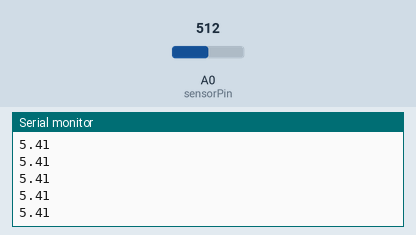
This sketch was run on a simulated Arduino Uno, built with avr-gcc and run on an emulated ATmega328P. Shown: the last lines printed to the serial monitor. Inputs (shaded band) come from the test bench; at power-on: A0 (sensorPin) = 512.

Above: at 1.2 s.
1.3 s: A0 (sensorPin) set to 716
At 1.33 s:
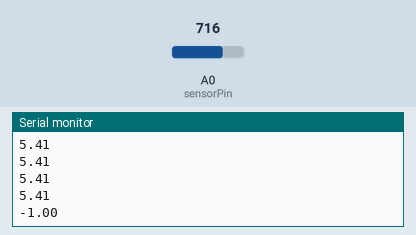
2.8 s: A0 (sensorPin) set to 511
At 2.85 s:
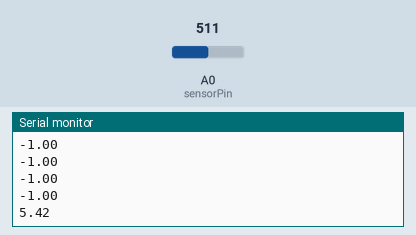
Timing chart, 0 to 5.8 s (numbered marks = the images above; inputs shaded):
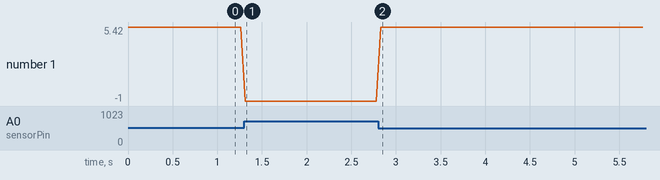

Measured:
- after the input at 1.3 s, the serial monitor: prints a new line at once (image 1)
- after the input at 2.8 s, the serial monitor: prints a new line at once (image 2)
- plotted number 1: 5.41 → -1 after the input at 1.3 s, -1 → 5.42 after the input at 2.8 s

The sketch:

distance.ino
```cpp
const int sensorPin = A0;  // Pin connected to the sensor's output (Vo)
float distanceCm;

void setup() {
  Serial.begin(115200);  // Increased baud rate
}

void loop() {
  int adcValue = analogRead(sensorPin);
  float voltage = adcValue * (5.0 / 1023.0);
  distanceCm = 13.0 / (voltage - 0.1);

  if (distanceCm >= 4.0 && distanceCm <= 30.0) {
    Serial.println(distanceCm, 2);  // Only the number, 2 decimal places
  } else {
    Serial.println(-1.0);  // Use -1.0 to indicate "Out of range"
  }

  delay(50);
}
```
